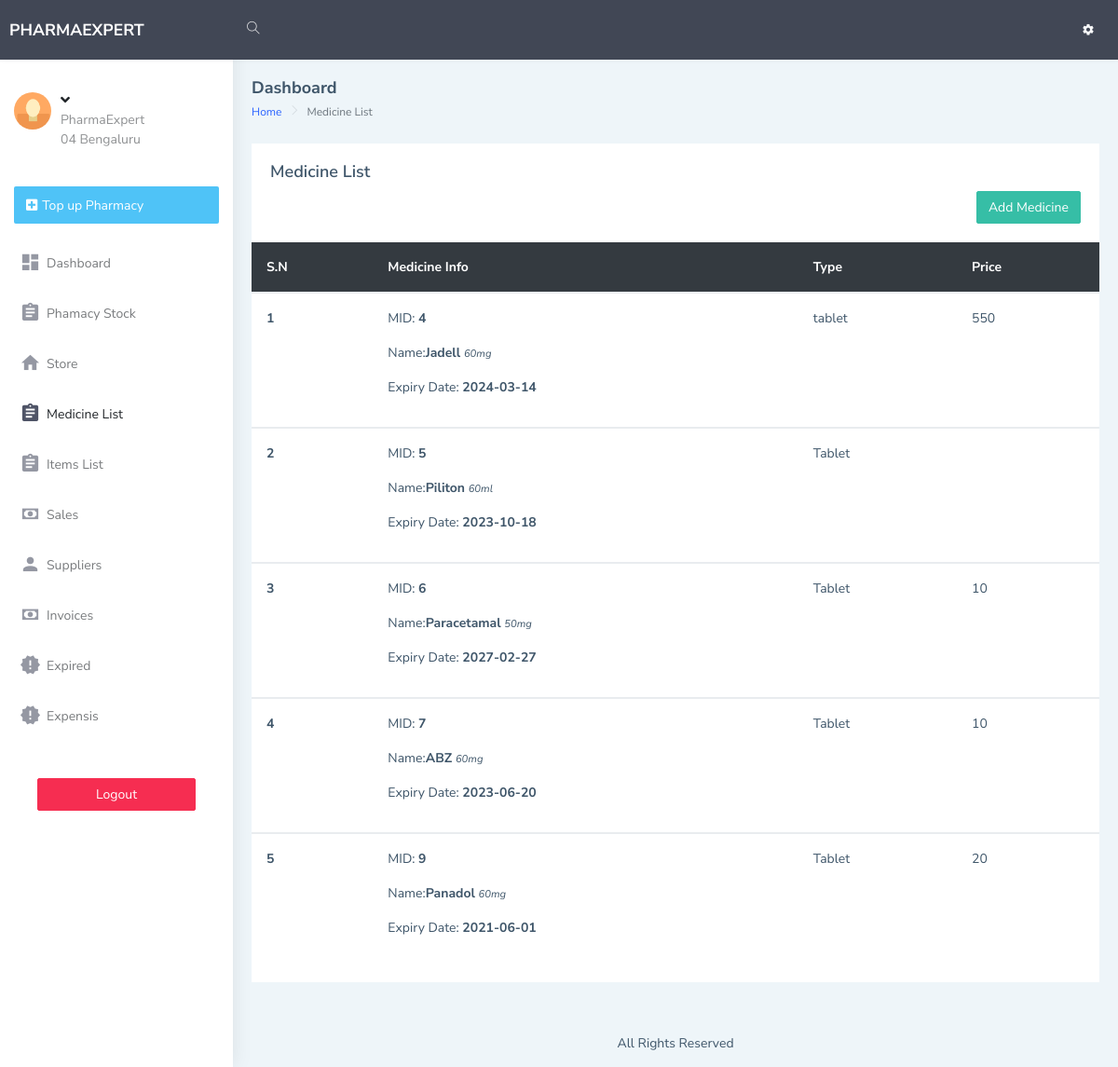
Page /dashboard/medicine_list.php on the committed database.
### tables this page shows
CREATE TABLE `info` (
  `id` int(10) NOT NULL,
  `name` varchar(255) NOT NULL,
  `address` varchar(255) NOT NULL,
  `phone_no` varchar(255) NOT NULL,
  `email` varchar(255) NOT NULL,
  `opening_date` varchar(255) NOT NULL,
  `closing_balance` varchar(255) NOT NULL,
  `opening_balance` varchar(255) NOT NULL
);

CREATE TABLE `store` (
  `id` int(10) NOT NULL,
  `medicine_name` varchar(255) NOT NULL,
  `date_received` date NOT NULL,
  `Qty` varchar(255) NOT NULL DEFAULT '0',
  `expiry_date` date NOT NULL DEFAULT current_timestamp(),
  `amount` varchar(255) NOT NULL,
  `stock_out` varchar(255) NOT NULL DEFAULT '0',
  `price` varchar(255) NOT NULL DEFAULT '0',
  `capacity` varchar(255) NOT NULL,
  `type` varchar(255) NOT NULL,
  `dosage_sold` varchar(255) NOT NULL,
  `dosage` varchar(255) NOT NULL,
  `price_dosage` varchar(255) NOT NULL DEFAULT '0',
  `app` varchar(255) NOT NULL,
  `half_dosage_price` int(11) NOT NULL,
  `confirm` varchar(10) NOT NULL DEFAULT '0'
);

### dashboard/medicine_list.php (the view, shortened to what this page needs)
<!DOCTYPE html>
<html dir="ltr" lang="en">
<head>
    <link href="assets/libs/chartist/dist/chartist.min.css" rel="stylesheet">
    <link href="dist/css/style.min.css" rel="stylesheet">
</head>
<body>
    <div id="main-wrapper" data-layout="vertical" data-navbarbg="skin5" data-sidebartype="full"
        data-sidebar-position="absolute" data-header-position="absolute" data-boxed-layout="full">
        <?php require "includes/header.php"?>
       <?php require "includes/aside.php";?>
        <div class="page-wrapper">
            <div class="page-breadcrumb">
                <div class="row align-items-center">
                    <div class="col-5">
                        <h4 class="page-title">Dashboard</h4>
                        <div class="d-flex align-items-center">
                            <nav aria-label="breadcrumb">
                                <ol class="breadcrumb">
                                    <li class="breadcrumb-item"><a href="index.php">Home</a></li>
                                    <li class="breadcrumb-item active" aria-current="page">Medicine List</li>
                                </ol>
                            </nav>
                        </div>
                    </div>
                </div>
            </div>
            <div class="container-fluid">
                <div class="row">
                    <div class="col-12">
                        <div class="card">
                            <div class="card-body">
                                <div class="d-md-flex align-items-center">
                                    <div>
                                        <h4 class="card-title">Medicine List </h4>
                                    </div>
									</div>
									<div class="float-right"> <a href="add_medicine.php" class="btn btn-success float-right"> Add Medicine</a>
                                </div>
                            </div>
                            <div class="table-responsive">
                                <table class="table v-middle " id="table-data">
                                    <thead>
                                        <tr class="bg-dark text-white">
                                            <th class="border-top-0">S.N</th>
                                            <th class="border-top-0">Medicine Info</th>
											<th class="border-top-0"> Type </th>
											<th class="border-top-0"> Price </th>
                                        </tr>
                                    </thead>
																<?php
														require "includes/conn.php";
														if(isset($_GET['page']))
																		{
																			$page = $_GET['page'];
																		}
																		else
																		{
																			$page = 1;
																		}
																		$num_per_page = 05;
																		$start_from = ($page-1)*05;
																	  $sql ="SELECT * FROM store limit $start_from,$num_per_page";
								$res = mysqli_query($conn,$sql);
								if ($res == TRUE) {
									$count = mysqli_num_rows($res);
									$sn=1;
									if($count > 0){
										while ($rows=mysqli_fetch_assoc($res)) {
											$id=$rows['id'];
											$medicine_name=$rows['medicine_name'];
											$type=$rows['type'];
											$capacity=$rows['capacity'];
											$price=$rows['price'];
											$expiry_date= $rows['expiry_date'];
									   ?>
																<tbody id="output">
																	<tr>
																		<th scope="row"><?php echo $sn++;?></th>
																		<td>
																		<p> MID: <b><?php echo "$id";?></b></p>
																		<p> Name:<b><?php echo "$medicine_name";?></b>
																			<small class="text-transform:superscript;"><i><?php echo "$capacity";?></i> </small>
																		</p>
																		<p> Expiry Date: <b><?php echo "$expiry_date";?></b></p>
																		</td>
																		<td><?php echo "$type";?></td>
																		<td><?php echo "$price";?></td>
																	</tr>
																</tbody>
																 <?php
										}
									}
								}
							?>
                                </table>
                            </div>
                        </div>
                    </div>
                </div>
            </div>
            <footer class="footer text-center">
                All Rights Reserved
            </footer>
        </div>
    </div>
</body>
</html>

### dashboard/includes/header.php (shortened to what this page needs)
<header class="topbar" data-navbarbg="skin5">
            <nav class="navbar top-navbar navbar-expand-md navbar-dark">
                <div class="navbar-header" data-logobg="skin5">
                    <a class="navbar-brand" href="index.html">
                        <b class="logo-icon text-uppercase">
                        <?php
                                                        require "includes/conn.php";
                                                        $sql ="SELECT * FROM info";
                                                    $res = mysqli_query($conn,$sql);
                                                    if ($res == TRUE) {
                                                        $count = mysqli_num_rows($res);
                                                        if($count > 0){
                                                            while ($rows=mysqli_fetch_assoc($res)) {
                                                                $name=$rows['name'];
                                                                $address=$rows['address'];
                                                           ?>
                                             <?php echo $name;?>
                                                                <?php
                                                            }
                                                        }
                                                    }
                                                ?>
                        </b>
                    </a>
                </div>
                <div class="navbar-collapse collapse" id="navbarSupportedContent" data-navbarbg="skin5">
                    <ul class="navbar-nav float-left mr-auto">
                        <li class="nav-item search-box"> <a class="nav-link waves-effect waves-dark"
                                href="javascript:void(0)"><i class="ti-search"></i></a>
                        </li>
                    </ul>
                        <ul class="navbar-nav float-right">
                        <li class="nav-item dropdown">
                            <a class="nav-link dropdown-toggle text-muted waves-effect waves-dark pro-pic" href=""
                                data-toggle="dropdown" aria-haspopup="true" aria-expanded="false"><i class="mdi mdi-settings text-light font-weight-bold"></i></a>
                        </li>
                    </ul>
                </div>
            </nav>
        </header>

### dashboard/includes/aside.php (shortened to what this page needs)
<aside class="left-sidebar" data-sidebarbg="skin6">
           <div class="scroll-sidebar">
               <nav class="sidebar-nav">
                   <ul id="sidebarnav">
                       <li>
                           <div class="user-profile d-flex no-block dropdown m-t-20">
                               <div class="user-pic"><img src="assets/images/users/1.jpg" alt="users"
                                       class="rounded-circle" width="40" /></div>
                               <div class="user-content hide-menu m-l-10">
                                   <a href="javascript:void(0)" class="" id="Userdd" role="button"
                                       data-toggle="dropdown" aria-haspopup="true" aria-expanded="false">
                                       <h5 class="m-b-0 user-name font-medium"><?php if(isset($_SESSION['sessionUsername'])){
                                           }?> <i
                                               class="fa fa-angle-down"></i></h5>
                                       <span class="op-5 user-email"><?php echo $name;?> </span><br>
                                       <span class="op-5 user-email"><?php echo $address;?> </span>
                                   </a>
                               </div>
                           </div>
                       </li>
                       <li class="p-15 m-t-10"><a href="pharmacy_stock.php"
                               class="btn btn-block create-btn text-white no-block d-flex align-items-center"><i
                                   class="fa fa-plus-square"></i> <span class="hide-menu m-l-5">Top up Pharmacy<span> </a>
                       </li>
                       <li class="sidebar-item"> <a class="sidebar-link waves-effect waves-dark sidebar-link"
                               href="index.php" aria-expanded="false"><i class="mdi mdi-view-dashboard"></i><span
                                   class="hide-menu">Dashboard</span></a></li>
					<li class="sidebar-item"> <a class="sidebar-link waves-effect waves-dark sidebar-link"
                               href="pharmacy_stock.php" aria-expanded="false"><i
                                   class="mdi mdi-clipboard-text"></i><span class="hide-menu">Phamacy Stock</span></a></li>
								<li class="sidebar-item"> <a class="sidebar-link waves-effect waves-dark sidebar-link"
                               href="receiving.php" aria-expanded="false"><i
                                   class="mdi mdi-home"></i><span class="hide-menu">Store</span></a></li>
					<li class="sidebar-item"> <a class="sidebar-link waves-effect waves-dark sidebar-link"
                               href="medicine_list.php" aria-expanded="false"><i class="mdi mdi-clipboard-text"></i><span
                                   class="hide-menu">Medicine List</span></a></li>
								<li class="sidebar-item"> <a class="sidebar-link waves-effect waves-dark sidebar-link"
                               href="items_list.php" aria-expanded="false"><i class="mdi mdi-clipboard-text "></i><span
                                   class="hide-menu">Items List</span></a></li>
					<li class="sidebar-item"> <a class="sidebar-link waves-effect waves-red sidebar-link "
                               href="sales_report.php" aria-expanded="false"><i class="mdi mdi-cash"></i><span
                                   class="hide-menu">Sales</span></a></li>
					<li class="sidebar-item"> <a class="sidebar-link waves-effect waves-red sidebar-link "
                               href="suppliers.php" aria-expanded="false"><i class="mdi mdi-account"></i><span
                                   class="hide-menu">Suppliers</span></a></li>
					<li class="sidebar-item"> <a class="sidebar-link waves-effect waves-red sidebar-link "
                               href="invoice.php" aria-expanded="false"><i class="mdi mdi-cash"></i><span
                                   class="hide-menu">Invoices</span></a></li>
					<li class="sidebar-item"> <a class="sidebar-link waves-effect waves-red sidebar-link "
                               href="expired.php" aria-expanded="false"><i class="mdi mdi-alert-octagram"></i><span
                                   class="hide-menu">Expired</span></a></li>
					<li class="sidebar-item"> <a class="sidebar-link waves-effect waves-red sidebar-link "
                               href="expensis.php" aria-expanded="false"><i class="mdi mdi-alert-octagram"></i><span
                                   class="hide-menu">Expensis</span></a></li>
                                   <li class="text-center p-40 upgrade-btn">
                 <a href="includes/logout.php"
                     class="btn btn-block btn-danger text-white" >Logout</a>
             </li>
                   </ul>
               </nav>
           </div>
       </aside>

### rows in the picture
info: name "PHARMAEXPERT", name "PharmaExpert", address "04 Bengaluru"
store: id "4", medicine_name "Jadell", capacity "60mg", expiry_date "2024-03-14", type "tablet", price "550"
store: id "5", medicine_name "Piliton", capacity "60ml", expiry_date "2023-10-18", type "Tablet"
store: id "6", medicine_name "Paracetamal", capacity "50mg", expiry_date "2027-02-27", type "Tablet", price "10"
store: id "7", medicine_name "ABZ", capacity "60mg", expiry_date "2023-06-20", type "Tablet", price "10"
store: id "9", medicine_name "Panadol", capacity "60mg", expiry_date "2021-06-01", type "Tablet", price "20"
